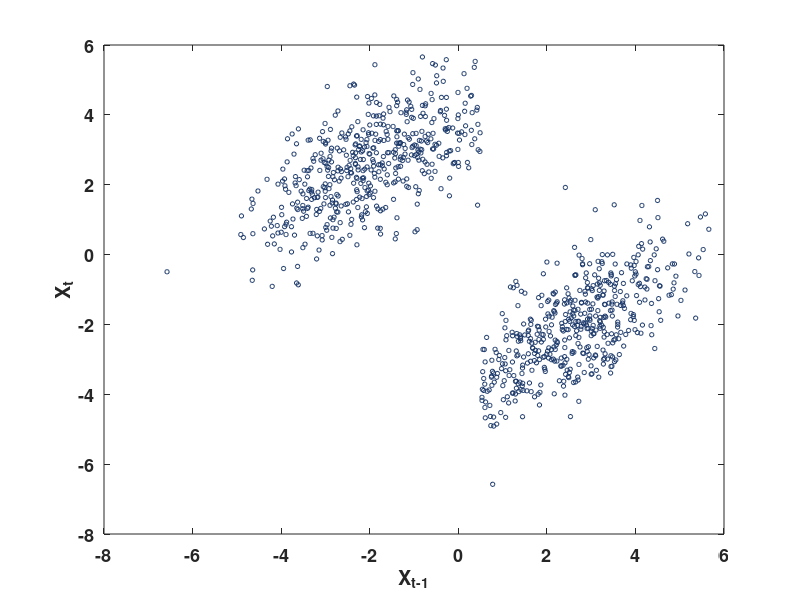
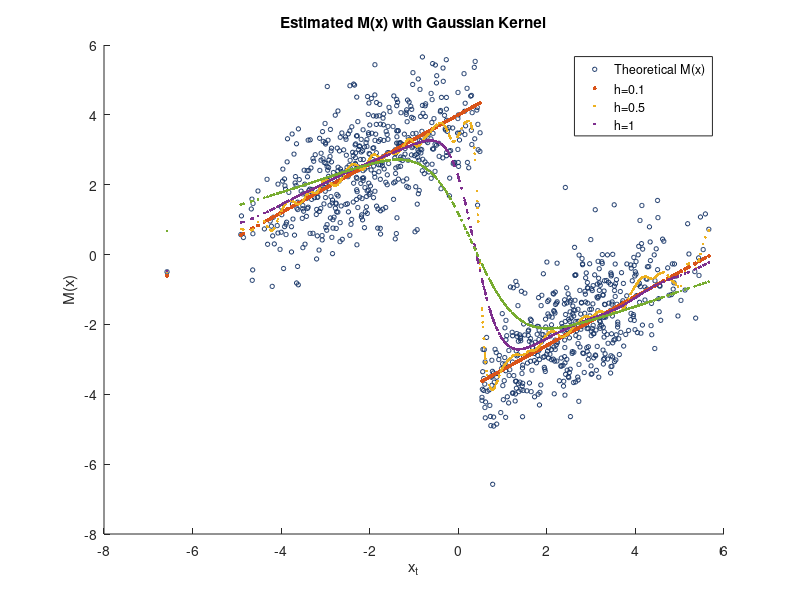
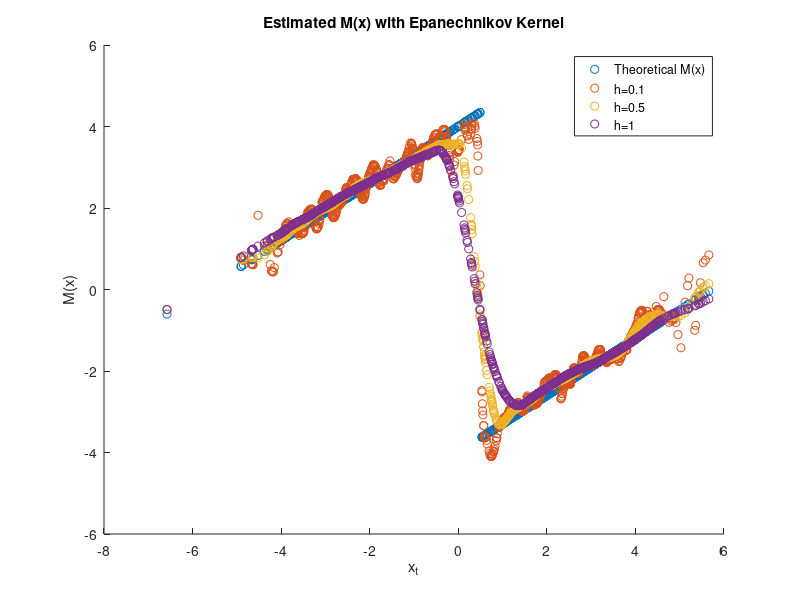

Write the MATLAB code that produced these figures, in order. (Note: this script raises an error after producing the figures.)
clc; clear; close all;

% Parameters
T = 1000; % Number of observations
threshold = 0.5; % Threshold for the SETAR model
x_setar = zeros(T, 1); % Initialize the time series
epsilon = randn(T, 1); % Noise term

% SETAR(2,1,1) Model Simulation
for t = 2:T
    if x_setar(t-1) <= threshold
        x_setar(t) = 4 + 0.7 * x_setar(t-1) + epsilon(t);                       % Regime 1
    else
        x_setar(t) = -4 + 0.7 * x_setar(t-1) + epsilon(t);                      % Regime 2
    end
end

% Theoretical Conditional Mean M(x)
M_theoretical = zeros(T-1, 1);
for t = 1:(T-1)
    if x_setar(t) <= threshold
        M_theoretical(t) = 4 + 0.7 * x_setar(t);    % Conditional mean in Regime 1
    else
        M_theoretical(t) = -4 + 0.7 * x_setar(t);   % Conditional mean in Regime 2
    end
end

% Prepare data for Nadaraya-Watson estimation
x_t = x_setar(1:end-1);
y_t_plus_1 = x_setar(2:end);

% Bandwidths to explore
bandwidths = [0.1, 0.5, 1];

% Initialize containers for the estimated M(x) values
M_estimated_gaussian = zeros(T-1, length(bandwidths));
M_estimated_epanechnikov = zeros(T-1, length(bandwidths));

% Gaussian Kernel Function
gaussian_kernel = @(u) exp(-0.5 * u.^2) / sqrt(2 * pi);

% Epanechnikov Kernel Function
epanechnikov_kernel = @(u) 0.75 * (1 - u.^2).* (abs(u) <= 1);

% Nadaraya-Watson Estimation using Gaussian Kernel
for j = 1:length(bandwidths)
    h = bandwidths(j);
    for i = 1:length(x_t)
        u_gaussian = (x_t - x_t(i)) / h;
        weights_gaussian = gaussian_kernel(u_gaussian);
        M_estimated_gaussian(i, j) = sum(weights_gaussian .* y_t_plus_1) / sum(weights_gaussian);
    end
end

% Nadaraya-Watson Estimation using Epanechnikov Kernel
for j = 1:length(bandwidths)
    h = bandwidths(j);
    for i = 1:length(x_t)
        u_epanechnikov = (x_t - x_t(i)) / h;
        weights_epanechnikov = epanechnikov_kernel(u_epanechnikov);
        M_estimated_epanechnikov(i, j) = sum(weights_epanechnikov .* y_t_plus_1) / sum(weights_epanechnikov);
    end
end


% Plotting

% Define the custom color
customRed = [195/255, 31/255, 51/255];
customBlue = [24/255, 54/255, 104/255];

% Font size and weight
fontSize = 13;
fontWeight = 'bold';


% 1. Scatter plot of X_t against X_{t-1}
figure
scatter(x_t, y_t_plus_1, 10, customBlue);
xlabel('X_{t-1}', 'FontWeight', fontWeight, 'FontSize', fontSize);
ylabel('X_t', 'FontWeight', fontWeight, 'FontSize', fontSize);
set(gca, 'FontWeight', fontWeight, 'FontSize', fontSize); % Set font size and weight for ticks
box on;


% 2. Plot estimated conditional mean with Gaussian kernel
figure
scatter(x_t, y_t_plus_1, 10, customBlue);
hold on;
scatter(x_t, M_theoretical, 8, 'filled');
for j = 1:length(bandwidths)
    scatter(x_t, M_estimated_gaussian(:, j), 4, 'filled');
end
title('Estimated M(x) with Gaussian Kernel');
xlabel('x_t');
ylabel('M(x)');
legend(['Theoretical M(x)', arrayfun(@(h) ['h=', num2str(h)], bandwidths, 'UniformOutput', false)]);

% 3. Plot estimated conditional mean with Epanechnikov kernel
figure
hold on;
scatter(x_t, M_theoretical);
for j = 1:length(bandwidths)
    scatter(x_t, M_estimated_epanechnikov(:, j));
end
title('Estimated M(x) with Epanechnikov Kernel');
xlabel('x_t');
ylabel('M(x)');
legend(['Theoretical M(x)', arrayfun(@(h) ['h=', num2str(h)], bandwidths, 'UniformOutput', false)]);


current_file = 'Part2.m';
new_directory = '/home/olivermussmann/Documents/GitHub/02427-AdvancedTimeSeries-CEX1/code_matlab';
copyfile(current_file, new_directory);